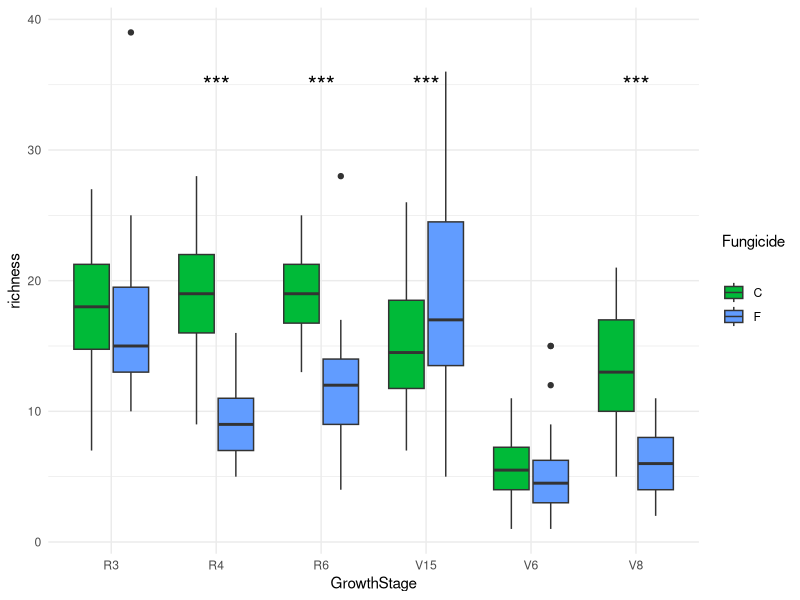

The R source for this figure:
## ---- chunk 1
library(tidyverse)
library(lme4)
library(emmeans)
library(multcomp)

bull.rich <- read_csv("Bull_richness.csv")

lm.inter <- lm(richness ~ GrowthStage*Fungicide, data = bull.rich)

lsmeans <- emmeans(lm.inter, ~Fungicide|GrowthStage ) 
Results_lsmeans <- cld(lsmeans, alpha = 0.05, reversed = TRUE, details = TRUE)

lme1 <- lmer(richness ~ GrowthStage*Fungicide + (1|Rep), data = bull.rich)
lsmeans_lme1 <- emmeans(lme1, ~Fungicide|GrowthStage )
Results_lsmeans_lme1 <- cld(lsmeans_lme1, alpha = 0.05, reversed = TRUE, details = TRUE)

 # add significance level as asterisks
significance <- data.frame(GrowthStage = Results_lsmeans_lme1$comparisons$GrowthStage,
           p.value = Results_lsmeans_lme1$comparisons$p.value) %>% 
    mutate(sig = ifelse(p.value < 0.05, ifelse(p.value < 0.01, "***", "*"), NA)) %>%
  mutate(Fungicide = '')
  

ggplot(bull.rich, aes(x = GrowthStage, y = richness, fill = Fungicide)) +
  geom_boxplot() +
  geom_text(data = significance, aes(x = GrowthStage, label = sig), y = 35, size = 6) +
  theme_minimal()
